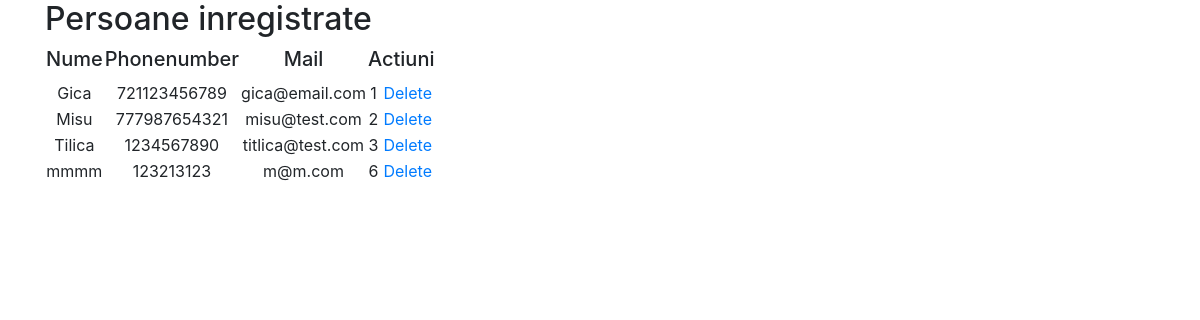
The app's page /main/persons/, older data.
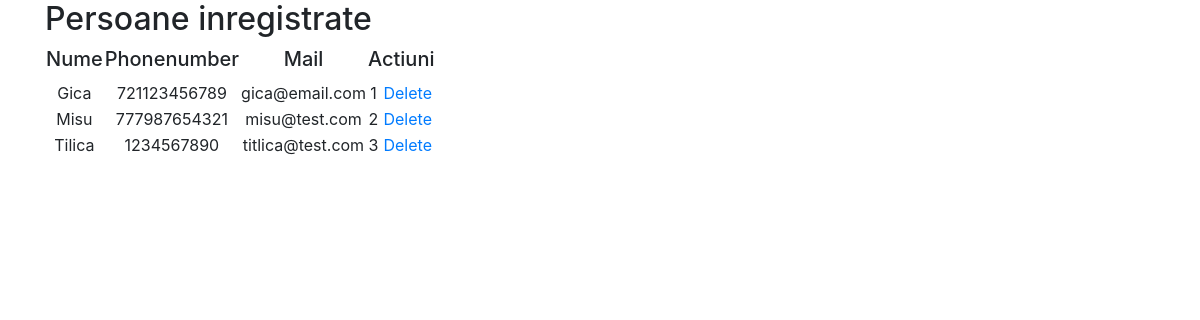
The same page, newer data.
### main/models.py (models this page shows, shortened)
class Person(models.Model):
    id = models.AutoField(primary_key=True)
    nume = models.CharField(max_length=50)
    phonenumber = models.IntegerField()
    mail = models.CharField(max_length=50)
    class Meta:
        db_table = "personmodel"

### main/views.py (the view)
# urls.py: path('persons/', views.persons, name='persons'),
def persons(request):
    persons = Person.objects.all()
    return render(request, 'main/lista_persoane.html', {'persons': persons})

### main/templates/main/lista_persoane.html (shortened to what this page needs)
<!DOCTYPE html>
<html lang="en">
<head>
    <link rel="stylesheet" href="https://stackpath.bootstrapcdn.com/bootstrap/4.3.1/css/bootstrap.min.css">
</head>
<body>
    <div class="container">
        <h2>Persoane inregistrate</h2>
        <table>
            <tr align="center">
                <td><h5>Nume</h5></td>
                <td><h5>Phonenumber</h5></td>
                <td><h5>Mail</h5></td>
                <td colspan="2"><h5>Actiuni</h5></td>
            </tr>
            {% for pers in persons %}
               <tr align="center">
                   <td> {{ pers.nume }} </td>
                   <td> {{ pers.phonenumber }} </td>
                   <td> {{ pers.mail }} </td>
                   <td> {{ pers.id }} </td>
                   <td><a href="{% url 'main:deleteperson' pers.id %}">Delete</a></td>
               </tr>
            {% endfor %}
        </table>
    </div>
</body>
</html>

Row changes from the older to the newer data that the page shows:
removed Person: nume "mmmm", phonenumber "123213123", mail "m@m.com", id "6"
